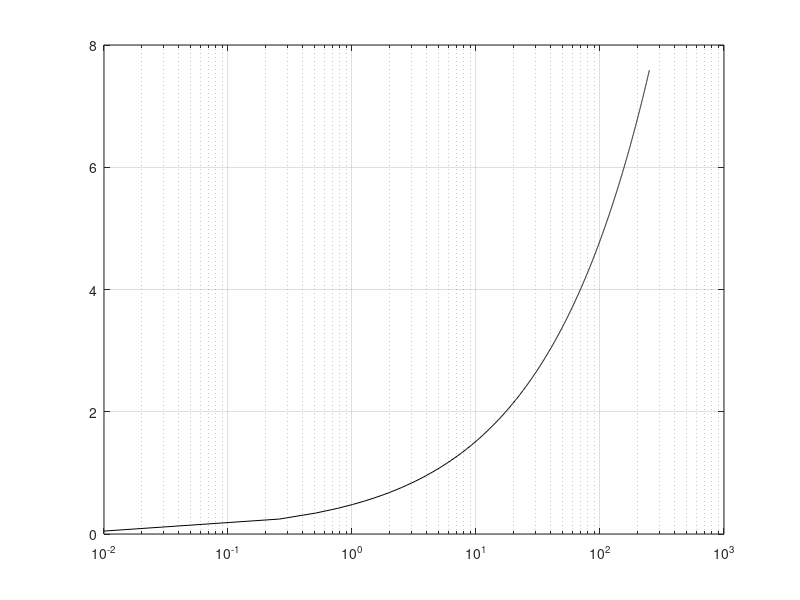

Source code (MATLAB):
%This program generates Figure 2.3.
close all
clear all
logpfa = linspace(.01,250,1000);
var = 10.^(logpfa ./ 10.0);
vtnorm =  sqrt( log (var));
semilogx(logpfa, vtnorm,'k')
grid
